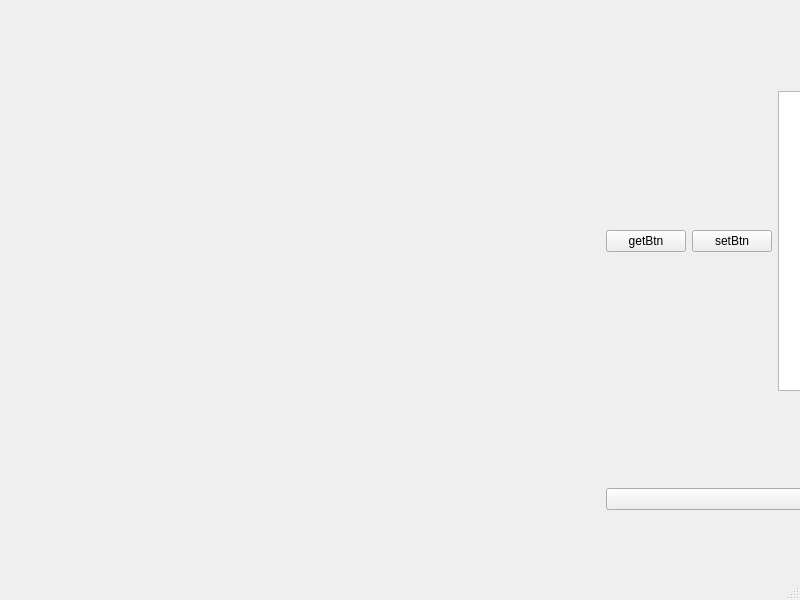
<?xml version="1.0" encoding="UTF-8"?>
<ui version="4.0">
 <class>MainWindow</class>
 <widget class="QMainWindow" name="MainWindow">
  <property name="geometry">
   <rect>
    <x>0</x>
    <y>0</y>
    <width>800</width>
    <height>600</height>
   </rect>
  </property>
  <property name="windowTitle">
   <string>MainWindow</string>
  </property>
  <widget class="QWidget" name="centralwidget">
   <widget class="QWidget" name="horizontalLayoutWidget">
    <property name="geometry">
     <rect>
      <x>0</x>
      <y>0</y>
      <width>1238</width>
      <height>602</height>
     </rect>
    </property>
    <layout class="QHBoxLayout" name="horizontalLayout">
     <item>
      <widget class="GridWorld" name="gridworld" native="true">
       <property name="minimumSize">
        <size>
         <width>600</width>
         <height>600</height>
        </size>
       </property>
       <property name="maximumSize">
        <size>
         <width>600</width>
         <height>600</height>
        </size>
       </property>
       <property name="baseSize">
        <size>
         <width>600</width>
         <height>600</height>
        </size>
       </property>
      </widget>
     </item>
     <item>
      <layout class="QVBoxLayout" name="verticalLayout">
       <item>
        <layout class="QHBoxLayout" name="horizontalLayout_2">
         <item>
          <widget class="QPushButton" name="getBtn">
           <property name="text">
            <string>getBtn</string>
           </property>
          </widget>
         </item>
         <item>
          <widget class="QPushButton" name="setBtn">
           <property name="text">
            <string>setBtn</string>
           </property>
          </widget>
         </item>
         <item>
          <widget class="QTextEdit" name="textEdit">
           <property name="minimumSize">
            <size>
             <width>100</width>
             <height>300</height>
            </size>
           </property>
           <property name="maximumSize">
            <size>
             <width>100</width>
             <height>300</height>
            </size>
           </property>
          </widget>
         </item>
         <item>
          <widget class="DataDisplay" name="SumDataDisplay" native="true">
           <property name="minimumSize">
            <size>
             <width>200</width>
             <height>200</height>
            </size>
           </property>
           <property name="maximumSize">
            <size>
             <width>200</width>
             <height>200</height>
            </size>
           </property>
           <property name="baseSize">
            <size>
             <width>200</width>
             <height>200</height>
            </size>
           </property>
          </widget>
         </item>
         <item>
          <widget class="DataDisplay" name="BaseDataDisplay" native="true">
           <property name="minimumSize">
            <size>
             <width>200</width>
             <height>200</height>
            </size>
           </property>
           <property name="maximumSize">
            <size>
             <width>200</width>
             <height>200</height>
            </size>
           </property>
           <property name="baseSize">
            <size>
             <width>200</width>
             <height>200</height>
            </size>
           </property>
          </widget>
         </item>
        </layout>
       </item>
       <item>
        <widget class="QPushButton" name="pushButton">
         <property name="text">
          <string>PushButton</string>
         </property>
        </widget>
       </item>
      </layout>
     </item>
    </layout>
   </widget>
  </widget>
  <widget class="QMenuBar" name="menubar">
   <property name="geometry">
    <rect>
     <x>0</x>
     <y>0</y>
     <width>800</width>
     <height>18</height>
    </rect>
   </property>
  </widget>
  <widget class="QStatusBar" name="statusbar"/>
 </widget>
 <customwidgets>
  <customwidget>
   <class>GridWorld</class>
   <extends>QWidget</extends>
   <header location="global">gridworld.h</header>
   <container>1</container>
  </customwidget>
  <customwidget>
   <class>DataDisplay</class>
   <extends>QWidget</extends>
   <header location="global">datadisplay.h</header>
   <container>1</container>
  </customwidget>
 </customwidgets>
 <resources/>
 <connections/>
</ui>
